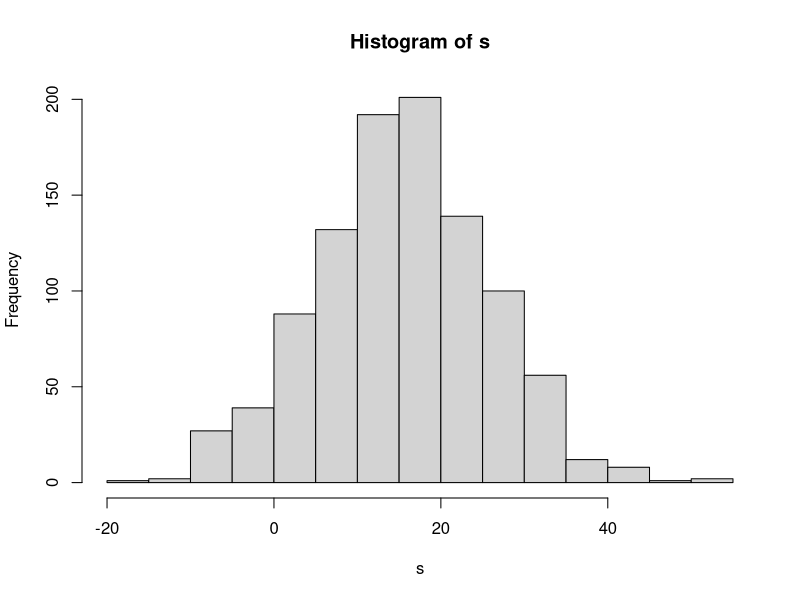

Source code (R):
## ---- chunk 1
knitr::opts_chunk$set(echo = TRUE)
## ---- chunk 2
s=rnorm(1000,15,10)
hist(s)
## ---- chunk 3
b=rep(1,1000)
sumS <- t(s) %*%b
meanS <- sumS/length(s)
print(meanS)

## ---- chunk 4
sc = s-meanS[1] #centering the values
sumSQ= 0.0

for(i in c(1,1000)){
  sumSQ= sumSQ +sc[i]**2
}

varS=sumSQ/(length(sc)-1)
